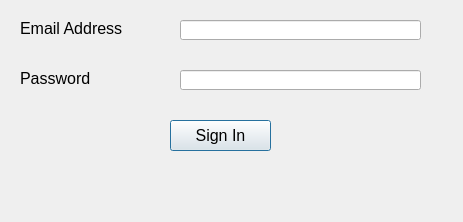
<?xml version="1.0" encoding="UTF-8"?>
<ui version="4.0">
 <class>Dialog</class>
 <widget class="QDialog" name="Dialog">
  <property name="geometry">
   <rect>
    <x>0</x>
    <y>0</y>
    <width>463</width>
    <height>222</height>
   </rect>
  </property>
  <property name="windowTitle">
   <string>Dialog</string>
  </property>
  <widget class="QLabel" name="label_3">
   <property name="geometry">
    <rect>
     <x>20</x>
     <y>20</y>
     <width>141</width>
     <height>16</height>
    </rect>
   </property>
   <property name="font">
    <font>
     <pointsize>12</pointsize>
    </font>
   </property>
   <property name="text">
    <string>Email Address</string>
   </property>
  </widget>
  <widget class="QLineEdit" name="lineEditEmailAddress">
   <property name="geometry">
    <rect>
     <x>180</x>
     <y>20</y>
     <width>241</width>
     <height>20</height>
    </rect>
   </property>
   <property name="font">
    <font>
     <pointsize>12</pointsize>
    </font>
   </property>
  </widget>
  <widget class="QLabel" name="label_4">
   <property name="geometry">
    <rect>
     <x>20</x>
     <y>70</y>
     <width>121</width>
     <height>16</height>
    </rect>
   </property>
   <property name="font">
    <font>
     <pointsize>12</pointsize>
    </font>
   </property>
   <property name="text">
    <string>Password</string>
   </property>
  </widget>
  <widget class="QLineEdit" name="lineEditPassword">
   <property name="geometry">
    <rect>
     <x>180</x>
     <y>70</y>
     <width>241</width>
     <height>20</height>
    </rect>
   </property>
   <property name="font">
    <font>
     <pointsize>12</pointsize>
    </font>
   </property>
   <property name="echoMode">
    <enum>QLineEdit::Password</enum>
   </property>
  </widget>
  <widget class="QPushButton" name="pushButtonSearch">
   <property name="geometry">
    <rect>
     <x>170</x>
     <y>120</y>
     <width>101</width>
     <height>31</height>
    </rect>
   </property>
   <property name="font">
    <font>
     <pointsize>12</pointsize>
    </font>
   </property>
   <property name="text">
    <string>Sign In</string>
   </property>
  </widget>
  <widget class="QLabel" name="labelResponse">
   <property name="geometry">
    <rect>
     <x>20</x>
     <y>170</y>
     <width>411</width>
     <height>31</height>
    </rect>
   </property>
   <property name="font">
    <font>
     <pointsize>12</pointsize>
    </font>
   </property>
   <property name="text">
    <string/>
   </property>
  </widget>
 </widget>
 <resources/>
 <connections/>
</ui>
